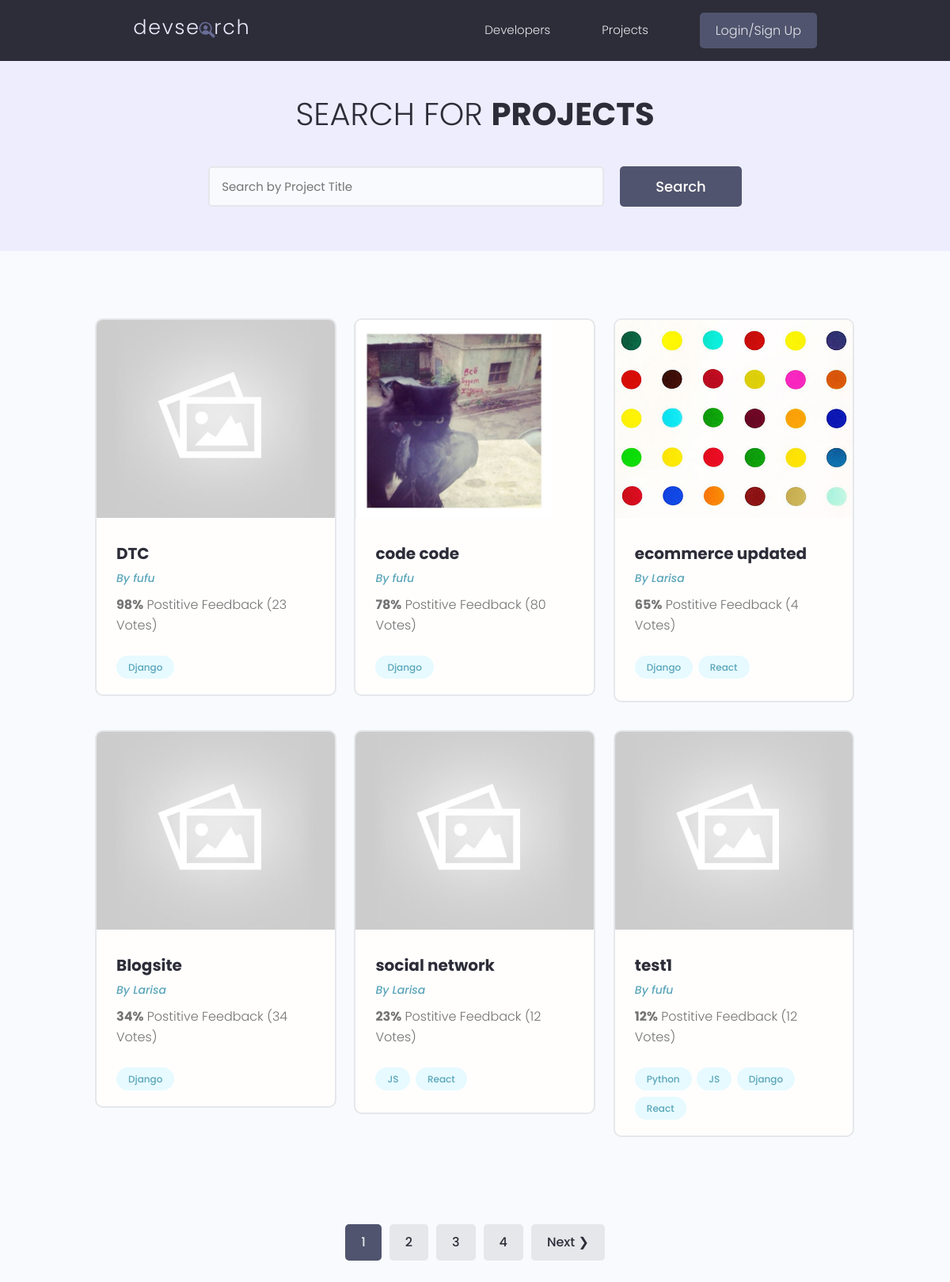
The app's page /projects/, older data.
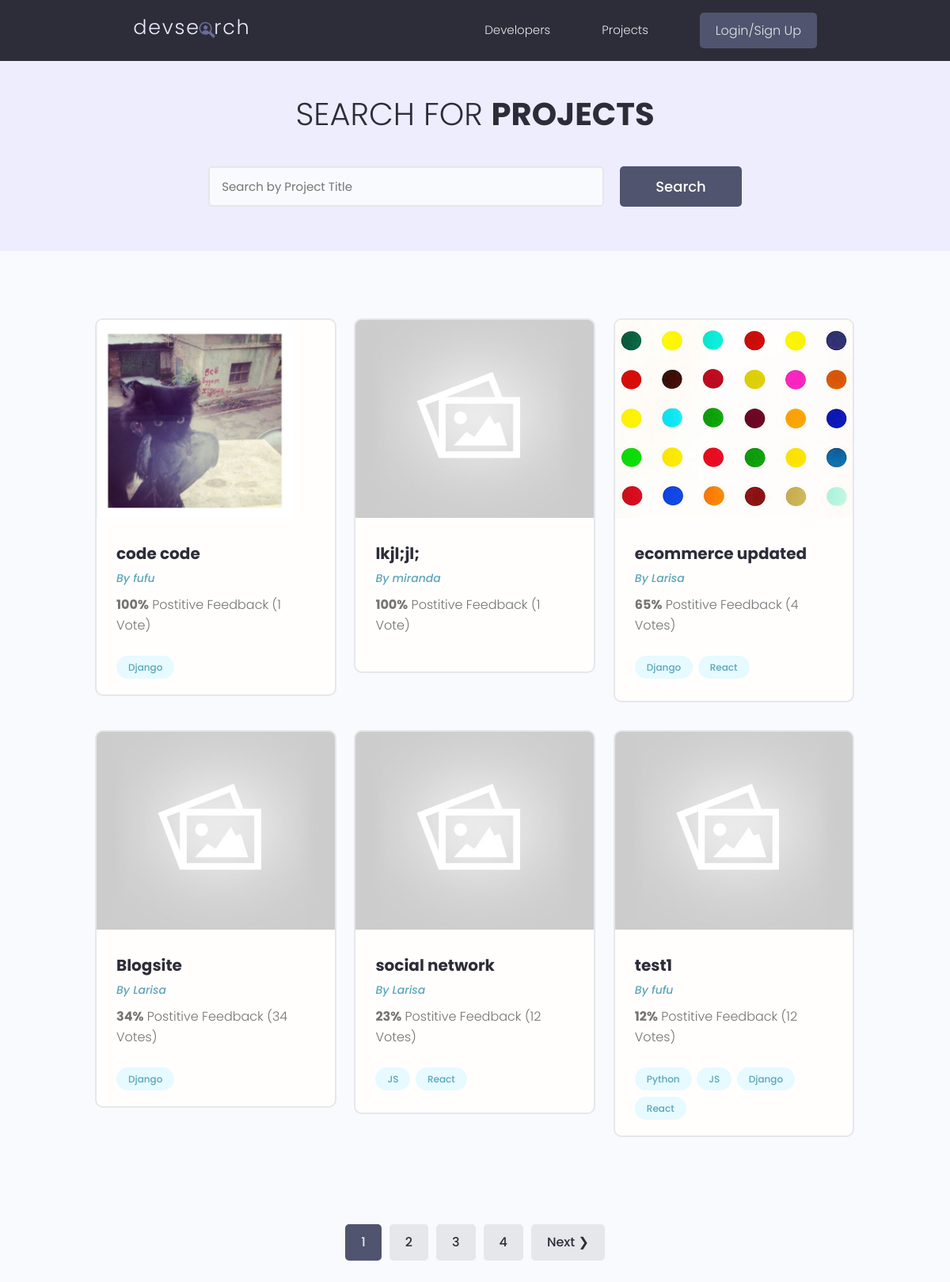
The same page, newer data.
### projects/models.py (models this page shows, shortened)
class Project(models.Model):
    owner = models.ForeignKey(Profile, null=True, blank=True, on_delete=models.SET_NULL)
    title = models.CharField(max_length=200)
    description = models.TextField(null=True, blank=True)
    featured_image = models.ImageField(null=True, blank=True, default="default.jpg")
    demo_link = models.CharField(max_length=2000, null=True, blank=True)
    source_link = models.CharField(max_length=2000, null=True, blank=True)
    tags = models.ManyToManyField('Tag', blank=True)
    vote_total = models.IntegerField(default=0, null=True, blank=True)
    vote_ratio = models.IntegerField(default=0, null=True, blank=True)
    created = models.DateTimeField(auto_now_add=True)
    id = models.UUIDField(default=uuid.uuid4, unique=True, primary_key=True, editable=False)
    class Meta:
        ordering = ['-vote_ratio', '-vote_total', 'title']

class Tag(models.Model):
    name = models.CharField(max_length=200)
    created = models.DateTimeField(auto_now_add=True)
    id = models.UUIDField(default=uuid.uuid4, unique=True, primary_key=True, editable=False)
    def __str__(self):
        return self.name

### users/models.py (models this page shows, shortened)
class Profile(models.Model):
    user = models.OneToOneField(User, on_delete=models.CASCADE, null=True, blank=True)
    name = models.CharField(max_length=200, blank=True, null=True)
    email = models.EmailField(max_length=500, blank=True, null=True)
    username = models.CharField(max_length=200, blank=True, null=True)
    location = models.CharField(max_length=200, blank=True, null=True)
    short_info = models.CharField(max_length=200, blank=True, null=True)
    bio = models.TextField(blank=True, null=True)
    profile_image = models.ImageField(null=True, blank=True, upload_to='profiles/', default='profiles/user-default.jpg')
    social_github = models.CharField(max_length=200, blank=True, null=True)
    social_twitter = models.CharField(max_length=200, blank=True, null=True)
    social_linkedin = models.CharField(max_length=200, blank=True, null=True)
    social_youtube = models.CharField(max_length=200, blank=True, null=True)
    social_website = models.CharField(max_length=200, blank=True, null=True)
    created = models.DateTimeField(auto_now_add=True)
    id = models.UUIDField(default=uuid.uuid4, unique=True, primary_key=True, editable=False)

### projects/views.py (the view)
# urls.py: path('projects/', include('projects.urls')),
def projects(request):
    projects, search_query = searchProjects(request)
    custom_range, projects = paginateProjects(request, projects, 6)
    context = {'projects': projects, 'search_query': search_query, 'custom_range': custom_range}
    return render(request, 'projects/projects.html', context )

### projects/utils.py (called while the page is built)
def paginateProjects(request, projects, results):
    page = request.GET.get('page')
    paginator = Paginator(projects, results)
    try:
        projects = paginator.page(page)
    except PageNotAnInteger:
        page = 1
        projects = paginator.page(page)
    except EmptyPage:
        page = paginator.num_pages
        projects = paginator.page(page)
    leftIndex = (int(page) - 4)
    if leftIndex < 1:
        leftIndex = 1
    rightIndex = (int(page) + 5)
    if rightIndex > paginator.num_pages:
        rightIndex = paginator.num_pages + 1
    custom_range = range(leftIndex, rightIndex)
    return custom_range, projects

def searchProjects(request):
    search_query = ''
    if request.GET.get('search_query'):
        search_query = request.GET.get('search_query')
    tags = Tag.objects.filter(name__icontains=search_query)
    projects = Project.objects.distinct().filter(
        Q( title__icontains=search_query) |
        Q( description__icontains=search_query) |
        Q( owner__name__icontains=search_query) |
        Q( tags__in=tags)
    )
    return projects, search_query

### projects/templates/projects/projects.html (shortened to what this page needs)
{% extends 'main.html' %}
{% block content %}
<main class="projects">
    <section class="hero-section text-center">
      <div class="container container--narrow">
        <div class="hero-section__box">
          <h2>Search for <span>Projects</span></h2>
        </div>
        <div class="hero-section__search">
          <form id="searchForm" class="form" action="{% url 'projects' %}" method="get">
            <div class="form__field">
              <input class="input input--text" id="formInput#search" type="text" name="search_query"
                placeholder="Search by Project Title" value="{{search_query}}" />
            </div>
            <input class="btn btn--sub btn--lg" type="submit" value="Search" />
          </form>
        </div>
      </div>
    </section>
    <section class="projectsList">
      <div class="container">
        <div class="grid grid--three">
        {% for project in projects %}
          <div class="column">
            <div class="card project">
              <a href="{% url 'project' project.id %}" class="project">
                <img class="project__thumbnail" src="{{ project.featured_image.url}}" alt="project thumbnail" />
                <div class="card__body">
                  <h3 class="project__title">{{project.title}}</h3>
                  <p><a class="project__author" href="{% url 'user-profile' project.owner.id %}">By {{project.owner.name}}</a></p>
                  <p class="project--rating">
                    <span style="font-weight: bold;">{{project.vote_ratio}}%</span> Postitive
                    Feedback ({{project.vote_total}} Vote{{project.vote_total|pluralize:"s"}})
                  </p>
                  <div class="project__tags">
                    {% for tag in project.tags.all %}
                    <span class="tag tag--pill tag--main">
                        <small>{{ tag }}</small>
                    </span>
                    {% endfor %}
                  </div>
                </div>
              </a>
            </div>
          </div>
          {% endfor %}
        </div>
      </div>
    </section>
    {% include 'pagination.html'  with queryset=projects custom_range=custom_range %}
  </main>
{% endblock content %}

Row changes from the older to the newer data that the page shows:
no longer on this page (row edited): Project: featured_image (placeholder picture), title "DTC", owner.name "fufu", vote_ratio "98", vote_total "23", Tag (name "Django")
changed Project "code code": vote_ratio "78" → "100"; vote_total "80" → "1"
now on this page (row edited): Project: featured_image (placeholder picture), title "lkjl;jl;", owner.name "miranda", vote_ratio "100", vote_total "1"
